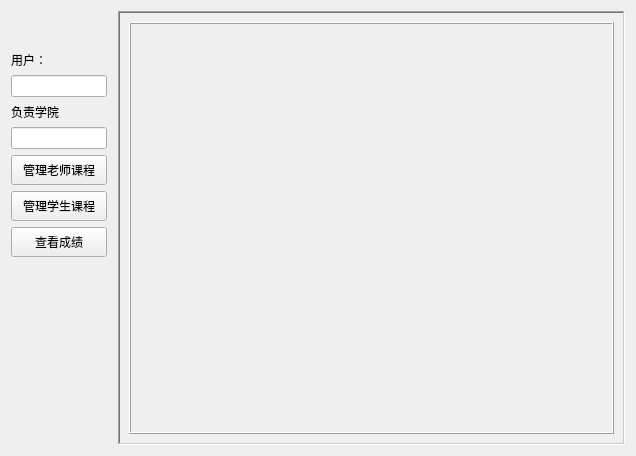
<?xml version="1.0" encoding="UTF-8"?>
<ui version="4.0">
 <class>adminUi</class>
 <widget class="QWidget" name="adminUi">
  <property name="geometry">
   <rect>
    <x>0</x>
    <y>0</y>
    <width>636</width>
    <height>456</height>
   </rect>
  </property>
  <property name="windowTitle">
   <string>Form</string>
  </property>
  <layout class="QHBoxLayout" name="horizontalLayout" stretch="1,5">
   <item>
    <layout class="QVBoxLayout" name="verticalLayout">
     <property name="rightMargin">
      <number>5</number>
     </property>
     <item>
      <spacer name="verticalSpacer_2">
       <property name="orientation">
        <enum>Qt::Orientation::Vertical</enum>
       </property>
       <property name="sizeType">
        <enum>QSizePolicy::Policy::Preferred</enum>
       </property>
       <property name="sizeHint" stdset="0">
        <size>
         <width>20</width>
         <height>40</height>
        </size>
       </property>
      </spacer>
     </item>
     <item>
      <widget class="QLabel" name="label">
       <property name="sizePolicy">
        <sizepolicy hsizetype="Preferred" vsizetype="Maximum">
         <horstretch>0</horstretch>
         <verstretch>0</verstretch>
        </sizepolicy>
       </property>
       <property name="text">
        <string>用户：</string>
       </property>
      </widget>
     </item>
     <item>
      <widget class="QLineEdit" name="showName">
       <property name="readOnly">
        <bool>true</bool>
       </property>
      </widget>
     </item>
     <item>
      <widget class="QLabel" name="label_2">
       <property name="sizePolicy">
        <sizepolicy hsizetype="Preferred" vsizetype="Maximum">
         <horstretch>0</horstretch>
         <verstretch>0</verstretch>
        </sizepolicy>
       </property>
       <property name="text">
        <string>负责学院</string>
       </property>
      </widget>
     </item>
     <item>
      <widget class="QLineEdit" name="showcollege">
       <property name="readOnly">
        <bool>true</bool>
       </property>
      </widget>
     </item>
     <item>
      <widget class="QPushButton" name="pushButton_2">
       <property name="sizePolicy">
        <sizepolicy hsizetype="Minimum" vsizetype="Fixed">
         <horstretch>0</horstretch>
         <verstretch>0</verstretch>
        </sizepolicy>
       </property>
       <property name="minimumSize">
        <size>
         <width>0</width>
         <height>30</height>
        </size>
       </property>
       <property name="text">
        <string>管理老师课程</string>
       </property>
      </widget>
     </item>
     <item>
      <widget class="QPushButton" name="pushButton">
       <property name="minimumSize">
        <size>
         <width>0</width>
         <height>30</height>
        </size>
       </property>
       <property name="text">
        <string>管理学生课程</string>
       </property>
      </widget>
     </item>
     <item>
      <widget class="QPushButton" name="pushButton_3">
       <property name="minimumSize">
        <size>
         <width>0</width>
         <height>30</height>
        </size>
       </property>
       <property name="text">
        <string>查看成绩</string>
       </property>
      </widget>
     </item>
     <item>
      <spacer name="verticalSpacer">
       <property name="orientation">
        <enum>Qt::Orientation::Vertical</enum>
       </property>
       <property name="sizeHint" stdset="0">
        <size>
         <width>20</width>
         <height>40</height>
        </size>
       </property>
      </spacer>
     </item>
    </layout>
   </item>
   <item>
    <widget class="QFrame" name="frame">
     <property name="frameShape">
      <enum>QFrame::Shape::WinPanel</enum>
     </property>
     <property name="frameShadow">
      <enum>QFrame::Shadow::Sunken</enum>
     </property>
     <layout class="QVBoxLayout" name="verticalLayout_2">
      <item>
       <widget class="QStackedWidget" name="stackedWidget">
        <property name="frameShape">
         <enum>QFrame::Shape::Box</enum>
        </property>
        <property name="frameShadow">
         <enum>QFrame::Shadow::Raised</enum>
        </property>
       </widget>
      </item>
     </layout>
    </widget>
   </item>
  </layout>
 </widget>
 <resources/>
 <connections/>
</ui>
